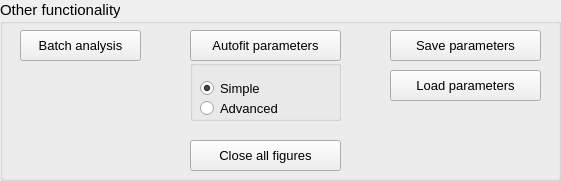
   <widget class="QGroupBox" name="groupBox_3">
    <property name="geometry">
     <rect>
      <x>370</x>
      <y>430</y>
      <width>561</width>
      <height>181</height>
     </rect>
    </property>
    <property name="font">
     <font>
      <pointsize>11</pointsize>
     </font>
    </property>
    <property name="title">
     <string>Other functionality</string>
    </property>
    <widget class="QPushButton" name="button_save_parameters">
     <property name="geometry">
      <rect>
       <x>390</x>
       <y>30</y>
       <width>151</width>
       <height>31</height>
      </rect>
     </property>
     <property name="font">
      <font>
       <pointsize>10</pointsize>
      </font>
     </property>
     <property name="text">
      <string>Save parameters</string>
     </property>
    </widget>
    <widget class="QPushButton" name="button_load_parameters">
     <property name="geometry">
      <rect>
       <x>390</x>
       <y>70</y>
       <width>151</width>
       <height>31</height>
      </rect>
     </property>
     <property name="font">
      <font>
       <pointsize>10</pointsize>
      </font>
     </property>
     <property name="text">
      <string>Load parameters</string>
     </property>
    </widget>
    <widget class="QPushButton" name="button_autofit">
     <property name="geometry">
      <rect>
       <x>190</x>
       <y>30</y>
       <width>151</width>
       <height>31</height>
      </rect>
     </property>
     <property name="font">
      <font>
       <pointsize>10</pointsize>
      </font>
     </property>
     <property name="text">
      <string>Autofit parameters</string>
     </property>
    </widget>
    <widget class="QPushButton" name="button_batch_analysis">
     <property name="geometry">
      <rect>
       <x>20</x>
       <y>30</y>
       <width>121</width>
       <height>31</height>
      </rect>
     </property>
     <property name="font">
      <font>
       <pointsize>10</pointsize>
      </font>
     </property>
     <property name="text">
      <string>Batch analysis</string>
     </property>
    </widget>
    <widget class="QGroupBox" name="groupBox">
     <property name="geometry">
      <rect>
       <x>190</x>
       <y>60</y>
       <width>151</width>
       <height>61</height>
      </rect>
     </property>
     <property name="title">
      <string/>
     </property>
     <widget class="QRadioButton" name="radioButton">
      <property name="geometry">
       <rect>
        <x>10</x>
        <y>20</y>
        <width>111</width>
        <height>17</height>
       </rect>
      </property>
      <property name="font">
       <font>
        <pointsize>10</pointsize>
       </font>
      </property>
      <property name="text">
       <string>Simple</string>
      </property>
      <property name="checked">
       <bool>true</bool>
      </property>
     </widget>
     <widget class="QRadioButton" name="radioButton_2">
      <property name="geometry">
       <rect>
        <x>10</x>
        <y>40</y>
        <width>131</width>
        <height>17</height>
       </rect>
      </property>
      <property name="font">
       <font>
        <pointsize>10</pointsize>
       </font>
      </property>
      <property name="text">
       <string>Advanced</string>
      </property>
     </widget>
    </widget>
    <widget class="QPushButton" name="pushButton_close_all_figures">
     <property name="geometry">
      <rect>
       <x>190</x>
       <y>140</y>
       <width>151</width>
       <height>31</height>
      </rect>
     </property>
     <property name="font">
      <font>
       <pointsize>10</pointsize>
      </font>
     </property>
     <property name="text">
      <string>Close all figures</string>
     </property>
    </widget>
   </widget>
